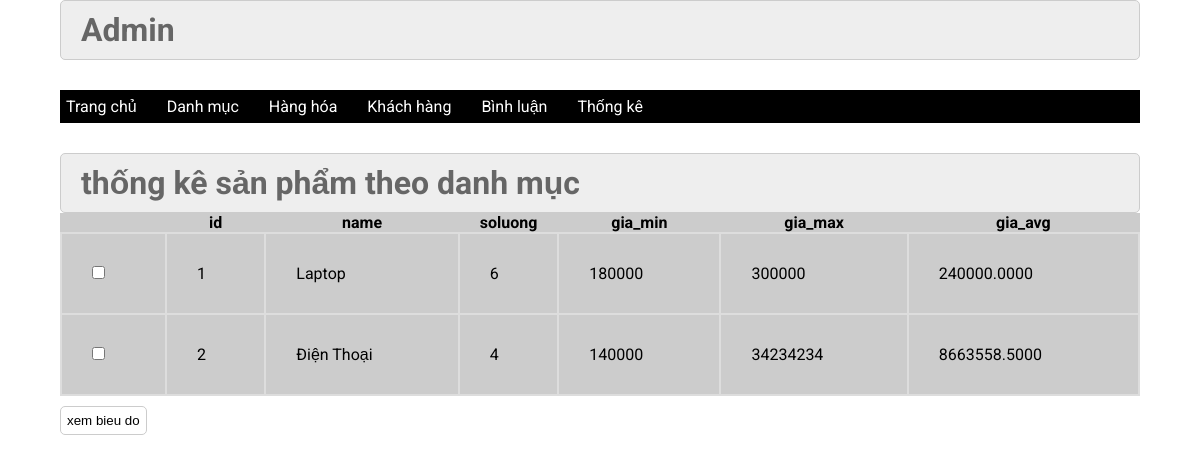
The page /admin/index.php?act=thongke on the database its author committed.
### tables this page shows
CREATE TABLE `danhmuc` (
  `id` int(11) NOT NULL,
  `name` varchar(255) NOT NULL
);

### model/pdo.php (called while the page is built, shortened)
<?php
function pdo_get_connection(){
    $servername = "localhost";
    $username = "root";
    $password = "";
    try {
        $conn = new PDO("mysql:host=$servername;dbname=duanmau2023", $username, $password);
        $conn->setAttribute(PDO::ATTR_ERRMODE, PDO::ERRMODE_EXCEPTION);
        return $conn;
    } catch(PDOException $e) {
        echo "Connection failed: " . $e->getMessage();
    }
}
function pdo_query($sql){
    $sql_args=array_slice(func_get_args(),1);
    try{
        $conn=pdo_get_connection();
        $stmt=$conn->prepare($sql);
        $stmt->execute($sql_args);
        $rows=$stmt->fetchAll();
        return $rows;
    }
    catch(PDOException $e){
        throw $e;
    }
    finally{
        unset($conn);
    }
}
?>

### model/thongke.php (called while the page is built)
<?php
function load_thongke_sanpham_danhmua(){
    $sql="SELECT dm.id, dm.name, COUNT(*)'soluong',
    Min(price) 'gia_min' , max(price) 'gia_max',
    AVG(price) 'gia_avg' from  danhmuc dm
    join sanpham sp on dm.id=sp.iddm group by dm.id , dm.name order by soluong desc
    ";
    return pdo_query($sql);
}
?>

### admin/thongke/list.php (the view)
<div class="row2">
         <div class="row2 font_title">
          <h1>thống kê sản phẩm theo danh mục</h1>
         </div>
         <div class="row2 form_content ">
           <div class="row2 mb10 formds_loai">
           <table>
            <tr>
                <th></th>
                <th>id</th>
                <th>name</th>
                <th>soluong</th>
                <th>gia_min</th>
                <th>gia_max</th>
                <th>gia_avg</th>
            </tr>
            <?php
                foreach($dsthongke as $thongkesp){
                    extract($thongkesp);
                    echo '
                    <tr>
                    <td><input type="checkbox" name="" id=""></td>
                    <td>'.$id.'</td>
                    <td>'.$name.'</td>
                    <td> '.$soluong.'</td>
                    <td> '.$gia_min.'</td>
                    <td> ' .$gia_max.'</td>
                    <td> '.$gia_avg.'</td>
                </tr>
                    ';
                }
            ?>
           </table>
           </div>
            <div class="row mb10 ">
                <a href="index.php?act=bieudo"> <input  class="mr20"
                type="button" value="xem bieu do"></a>
           </div>
         </div>
        </div>
    </div>

### css/css.css (style rules this page uses)
:root { --white-color:#fff; --black-color:#000; --text-color:#333; }
* { margin:0; padding:0; box-sizing:border-box; }
body { font-family:'Roboto', sans-serif; }
.row { display:flex; width:100%; }
.row2 { float:left; width:100%; }
.mb10 { margin-bottom:10px; }
.form_account input[type="reset"], .form_account input[type="submit"], .form_content input[type="submit"], .form_content input[type="reset"], .form_content input[type="button"] { padding:6px; background:white; border:1px solid #CCC; border-radius:5px; }
.font_title { background-color:#EEE; border:1px #CCC solid; color:#666; border-radius:5px; padding:10px 20px; }
.mr20 { margin-right:10px; }
.formds_loai table { width:100%; border-collapse:collapse; background-color:#ccc; padding:20px; }
.formds_loai table td { padding:10px 20px; border:2px #ddd solid; padding:30px; }

### rows shown on the page
danhmuc: id "1", name "Laptop", soluong "6", gia_min "180000", gia_max "300000", gia_avg "240000.0000"
danhmuc: id "2", name "Điện Thoại", soluong "4", gia_min "140000", gia_max "34234234", gia_avg "8663558.5000"
